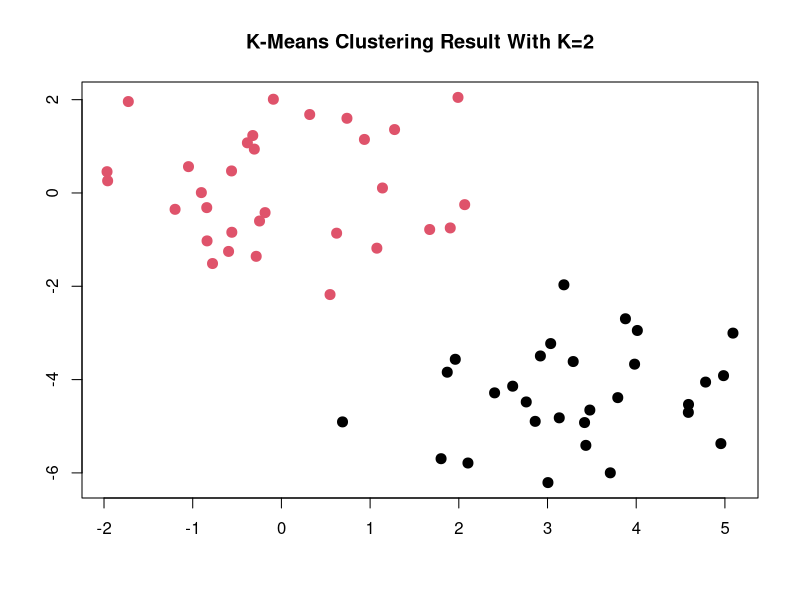
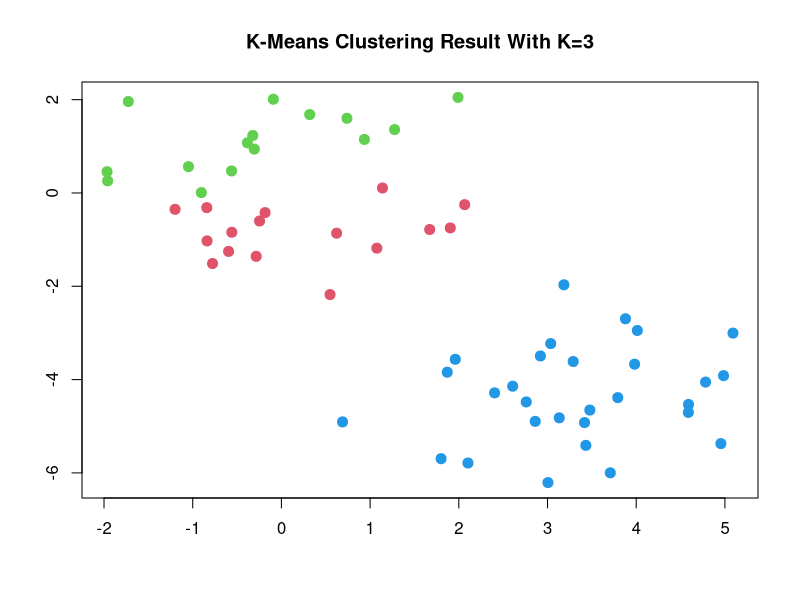
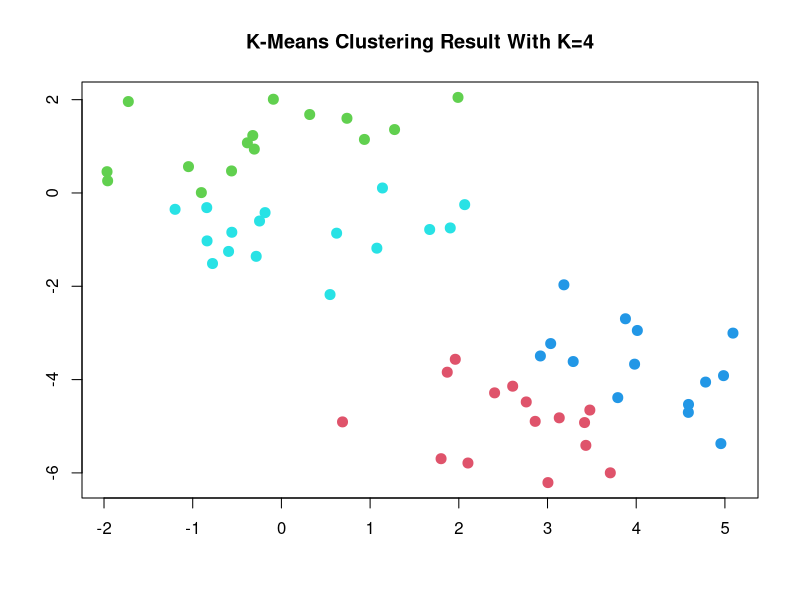
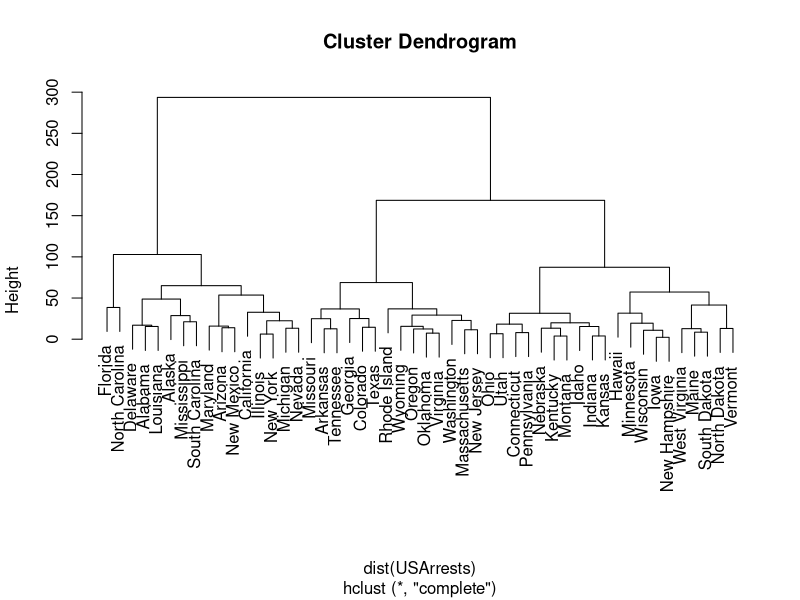
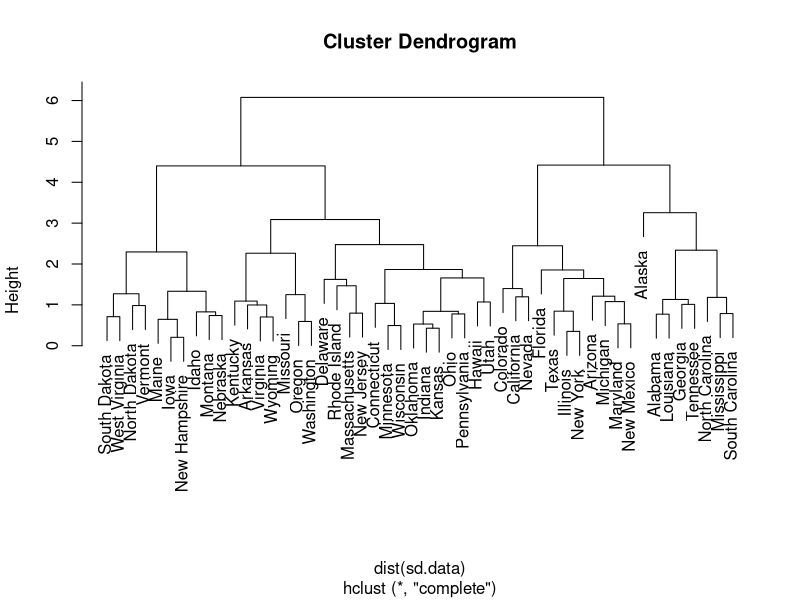
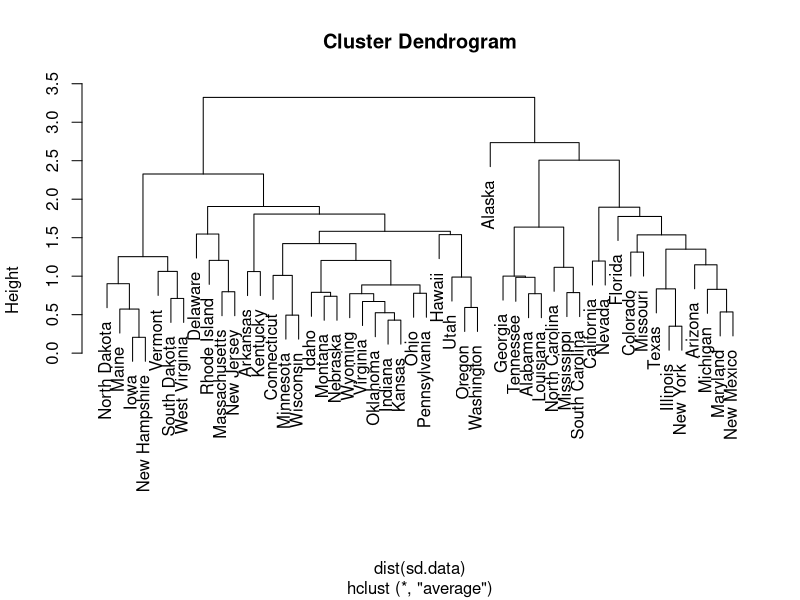
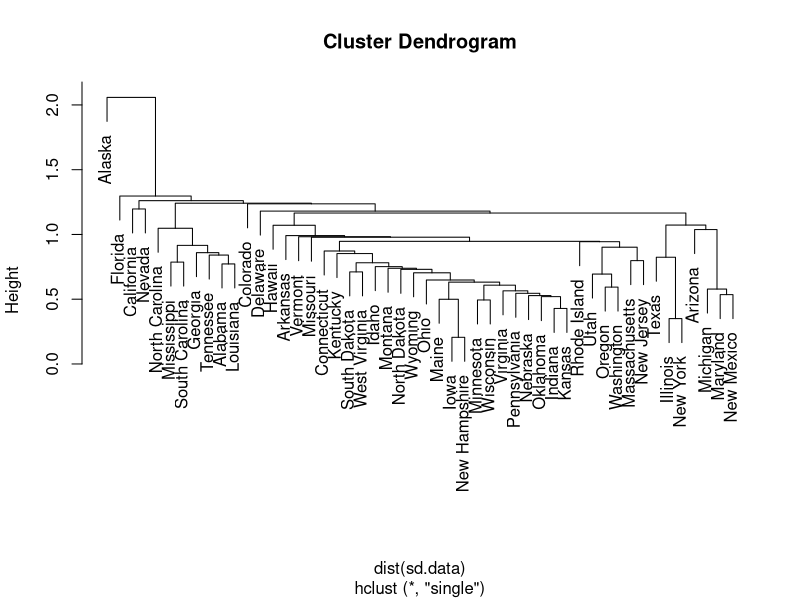

These figures' R source, in order:
#Paul Marinos
#R Note 5: Unsupervised Learning Methods

#1.1 - Generate a simulated data set with 30 observations in each of two classes (i.e. 60 observations in total), and 2 variables. 
set.seed(2)
x=matrix(rnorm(60*2), ncol=2)
x[1:30,1]=x[1:30,1]+3
x[1:30,2]=x[1:30,2]-4

#1.2
#Perform K-means clustering of the observations with K = 2
km.out=kmeans(x,2,nstart=20)
#Print results
km.out
km.out$tot.withinss
#Plot the data
plot(x, col=(km.out$cluster),main="K-Means Clustering Result With K=2", xlab = "", ylab = "", pch=20, cex=2)

#1.3
#Perform K-means clustering of the observations with K = 3
km.out=kmeans(x,3,nstart=20)
#Print results
km.out
km.out$tot.withinss
#Plot the data
plot(x, col=(km.out$cluster+1),main="K-Means Clustering Result With K=3", xlab = "", ylab = "", pch=20, cex=2)

#1.4
#Perform K-means clustering of the observations with K = 4
km.out=kmeans(x,4,nstart=20)
#Print results
km.out
km.out$tot.withinss
#Plot the data
plot(x, col=(km.out$cluster+1),main="K-Means Clustering Result With K=4", xlab = "", ylab = "", pch=20, cex=2)

#1.5 - Using the scale () function, perform K-means clustering with K = 2 on the data after scaling each variable to have standard deviation one.
km.out=kmeans(scale(x),2,nstart=20)
km.out
km.out$tot.withinss

#2.1 - Plot the hierarchical clustering dendrogram using complete linkage clustering with Euclidean distance as the dissimilarity measure. 
set.seed(2)
hc.complete=hclust(dist(USArrests), method="complete")
plot(hc.complete)

#2.2 - Cut the dendrogram at a height that results in three distinct clusters. 
cutree(hc.complete,3)

#2.3 - Hierarchically cluster the states using complete linkage and Euclidean distance, after scaling the variables to have standard deviation one.
sd.data=scale(USArrests)
hc.complete.sd=hclust(dist(sd.data), method="complete")
plot(hc.complete.sd)
cutree(hc.complete.sd,3)

#2.4 - After scaling the variables to have standard deviation one, plot the hierarchical clustering dendrogram using average linkage clustering with Euclidean distance as the dissimilarity measure
hc.average.sd=hclust(dist(sd.data),method="average")
plot(hc.average.sd)

#2.5 - After scaling the variables to have standard deviation one, plot the hierarchical clustering dendrogram using single linkage clustering with Euclidean distance as the dissimilarity measure. 
hc.single.sd=hclust(dist(sd.data),method="single")
plot(hc.single.sd)
